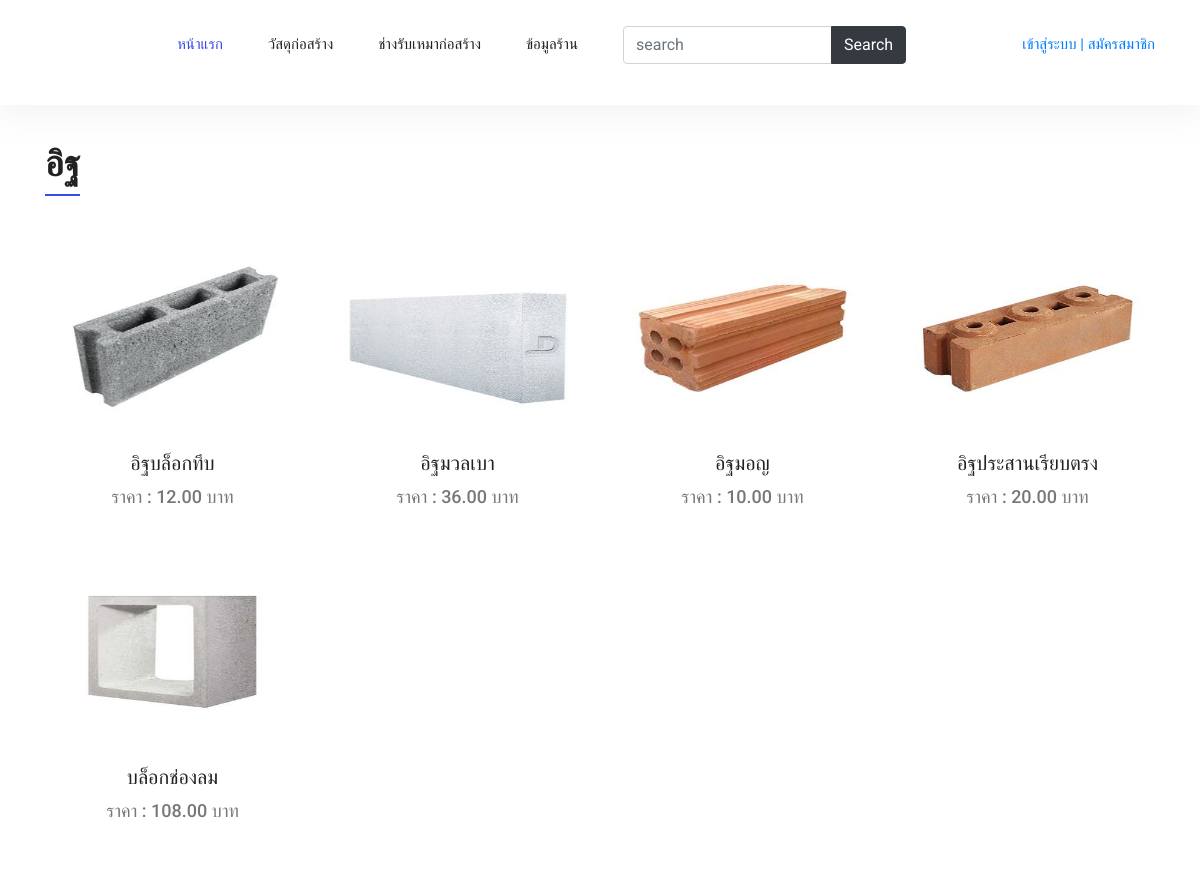
The app's page /productTypeUser/2 with its own data.
### api/models.py (models this page shows, shortened)
class Product_Type (models.Model):
    product_type = models.CharField(max_length=100,default=' ',verbose_name = 'หมวดหมู่สินค้า')
    def __str__(self):
        return f'{self.product_type} '
    class Meta:
        verbose_name = 'หมวดหมู่สินค้า'

class Product(models.Model):
    name = models.CharField(max_length=1000,default=' ',verbose_name = 'ชื่อสินค้า')
    price = models.DecimalField(max_digits=7, decimal_places=2)
    product_detail = models.TextField(max_length=10000,default=' ',verbose_name = 'รายละเอียดสินค้า')
    product_img = models.ImageField(upload_to='images/product/', default='images/product/no-img.png' ,verbose_name = 'รูปสินค้า')
    product_type = models.ForeignKey(Product_Type,on_delete=models.CASCADE,verbose_name = 'หมวดหมู่สินค้า') #หมวดหมู่สินค้า
    quantity = models.IntegerField(verbose_name = 'จำนวนสินค้า') #จำนวนสินค้า
    received_quantity = models.IntegerField(default = 0, null = True, blank = True) #ตัวแปรเพิ่มจำนวนสินค้าในสต๊อก
    quantityS = models.IntegerField(default = 0, null = True, blank = True)
    class Meta:
        verbose_name = 'สินค้า'

### api/cart.py (the view)
# urls.py: path('productTypeUser/<int:id>',cart.productTypeUser,name='productTypeUser'),
@register.filter
def productTypeUser(request,id=0):
    type=Product_Type.objects.get(pk=id)
    product_type=Product_Type.objects.all()
    product=Product.objects.filter(product_type=type).order_by('id')
    print(type)
    return render(request,'api/productTypeUser.html',{
        'product':product,
        'type' :type,
        'product_type':product_type,
        })

### api/templates/api/productTypeUser.html (shortened to what this page needs)
{% extends 'api/base2.html' %}
{% load static %}
{% block content %}
      <section class="section-margin">
        <div class="container">
          <div class="section-intro pb-60px">
            <h2> <span class="section-intro__style">{{type}}</span></h2>
          </div>
          <div class="row">
            {% for product in product %}
            <div class="col-md-6 col-lg-4 col-xl-3">
              <div class="card text-center card-product">
                <div class="card-product__img">
                <img class="card-img" src="/media/{{product.product_img}}" style="height: 180px;"  href="/">
                </div>
                <div class="card-body">
                  <h4 class="card-product__title"><a href="/productDetail/{{product.id}}">{{product.name}}</a></h4>
                  <p class="card-product__price">ราคา : {{product.price}} บาท</p>
                </div>
              </div>
            </div>
            {% endfor %}
          </div>
        </div>
      </section>
{% endblock %}

### api/static/api/fend/css/style.css (style rules this page uses)
body { color:#777;font-family:"Roboto",sans-serif;font-size:15px;font-weight:400;line-height:1.667 }
h1,h2,h3,h4,h5,h6 { font-family:"Oswald",sans-serif;color:#222;line-height:1.1 }
h2,.h2 { font-size:36px;font-weight:600 }
h4,.h4 { font-size:20px;font-weight:400;line-height:1.3 }
a { display:inline-block }
.section-margin { margin:45px 0 }
@media (min-width: 980px) { .section-margin { margin:70px 0 } }
@media (min-width: 1100px) { .section-margin { margin:120px 0 } }
.pb-60px { padding-bottom:60px }
.section-intro__style { border-bottom:2px solid #384aeb;padding-bottom:8px }
.card-product { border:0;margin-bottom:30px }
.card-product p { margin-bottom:0 }
.card-product__img { position:relative }
.card-product__title a { color:#222 }
.card-product__price { font-size:18px;font-weight:500 }

### api/templates/api/productTypeUser.html (style rules this page uses)
.section-margin { margin: 35px 0; }

### records on screen
Product_Type: product_type "อิฐ"
Product: product_img (picture), name "อิฐบล็อกทึบ", price "12.00"
Product: product_img (picture), name "อิฐมวลเบา", price "36.00"
Product: product_img (picture), name "อิฐมอญ", price "10.00"
Product: product_img (picture), name "อิฐประสานเรียบตรง", price "20.00"
Product: product_img (picture), name "บล็อกช่องลม", price "108.00"
